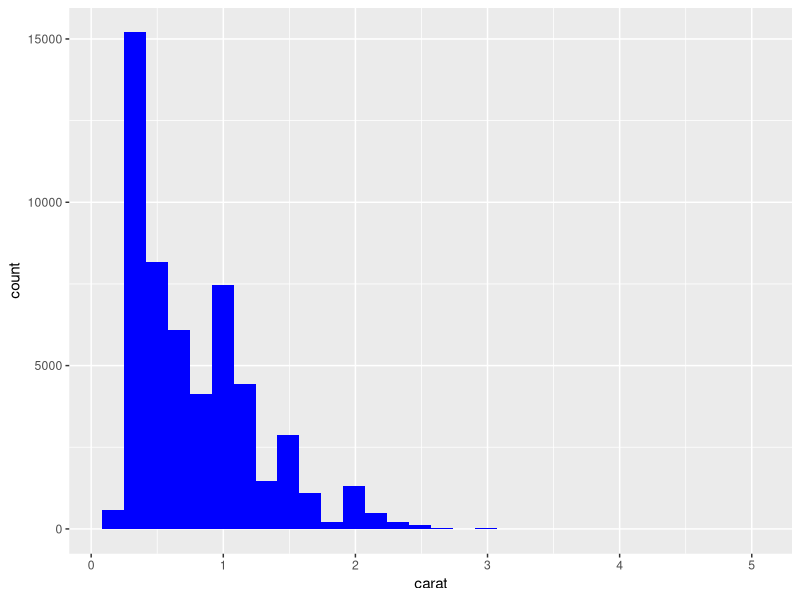
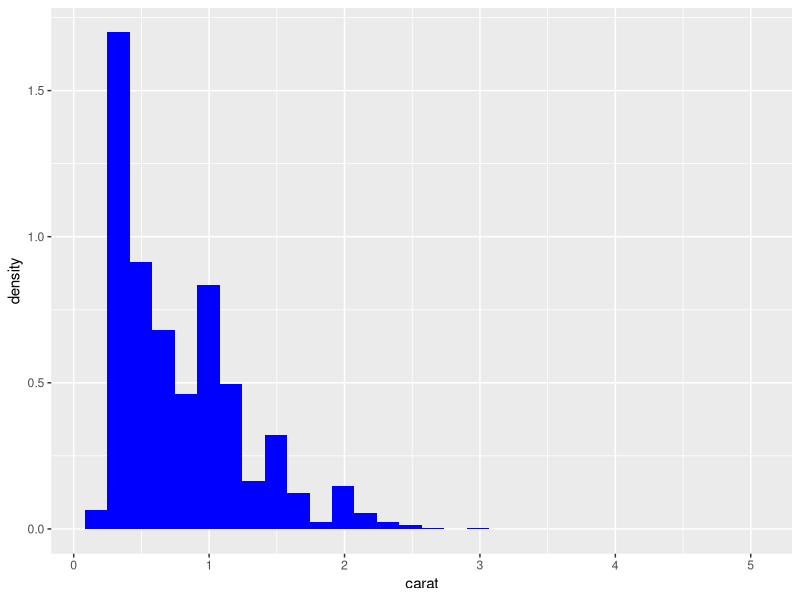
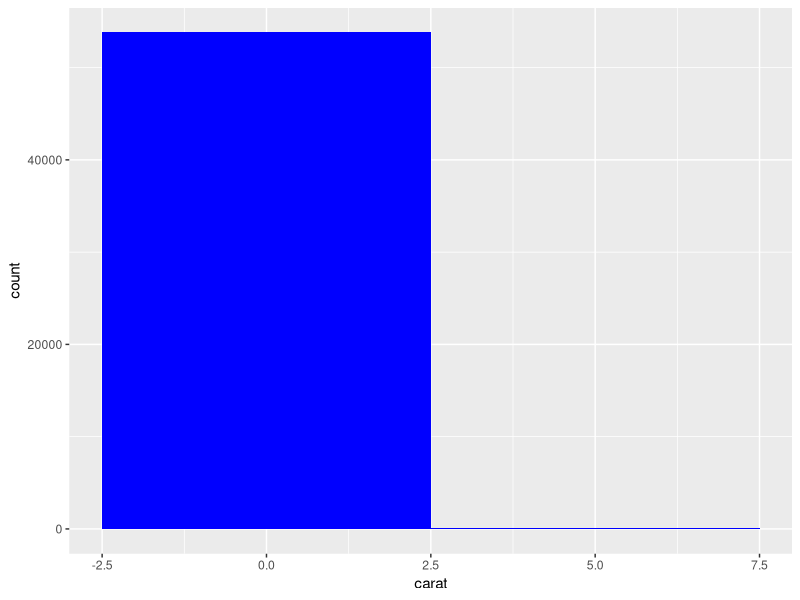
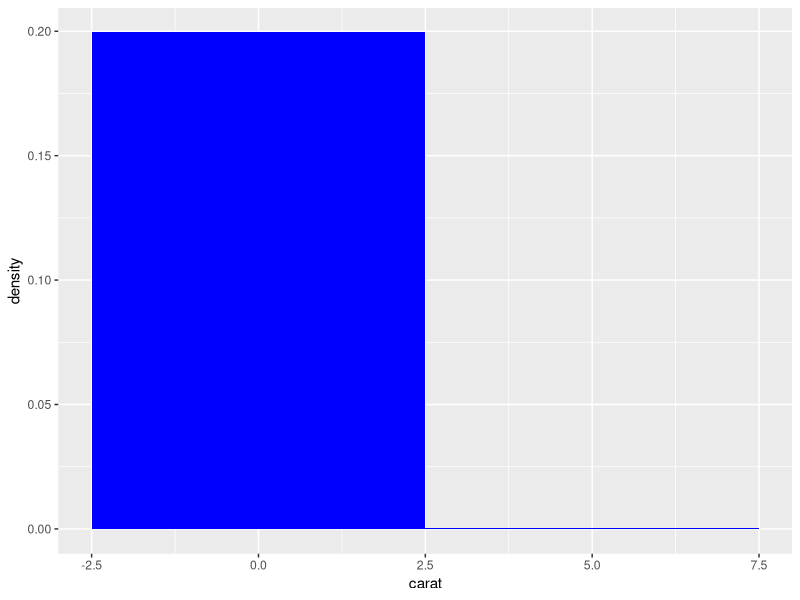
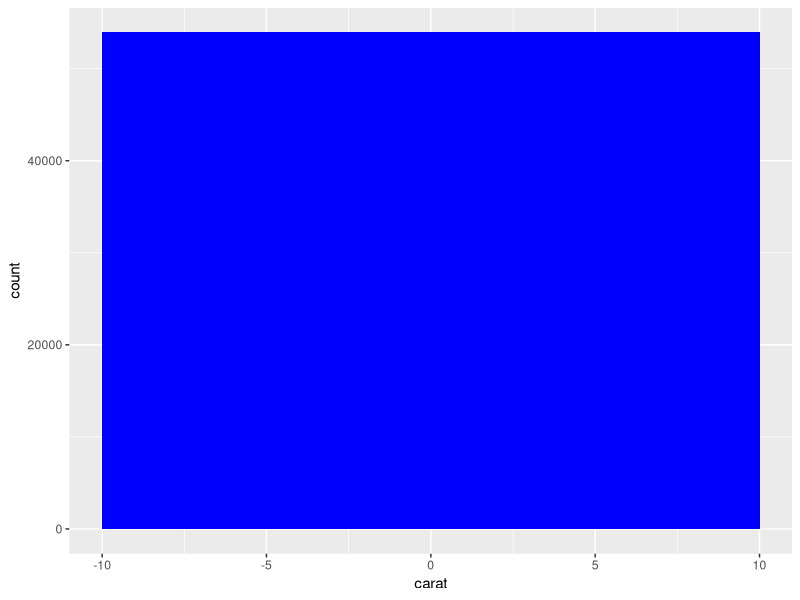
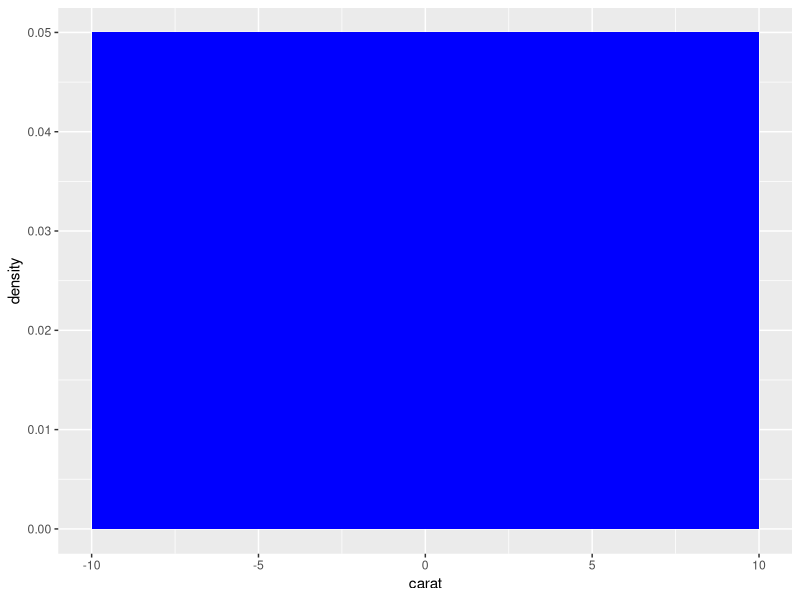
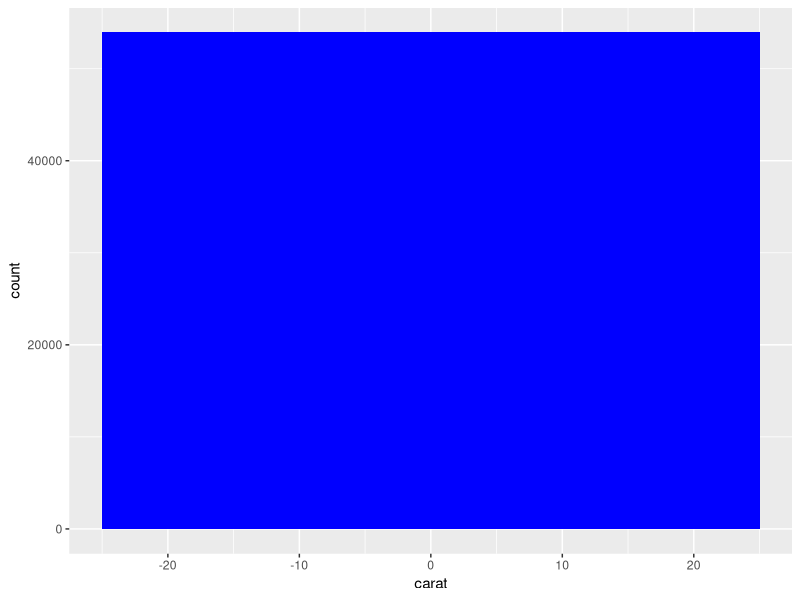
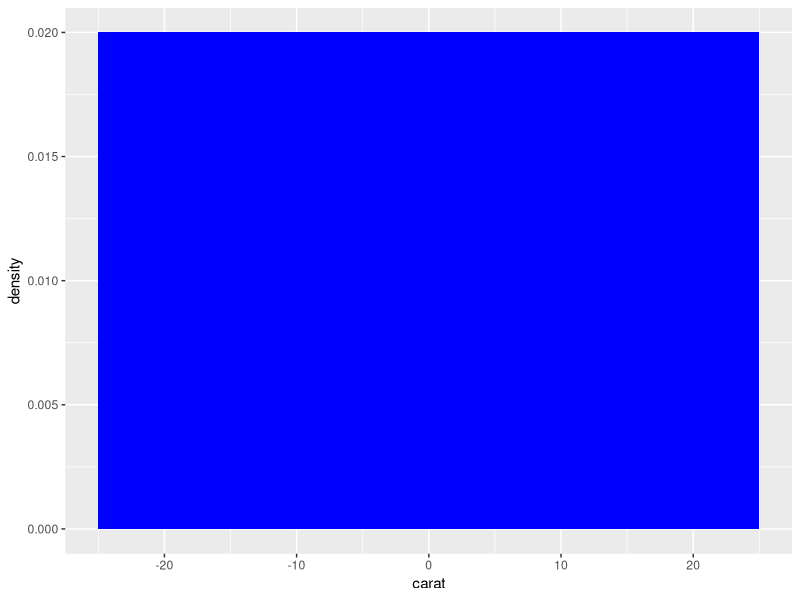

Write the R code that produced these figures, in order.
## ---- chunk 1
#Load required packages
require(ggplot2)
require(grid)
require(plyr)

#Load diamonds and mtcars dataframes
data(diamonds)
data(mtcars)

#Add logical column to diamonds dataframe
  #Here we generate a vector of random values between 0 and 1, generating a random value for each row in the user's dataframe
  randVec <- runif(nrow(diamonds),0.0,1.0)
  #We initialize logicVec as an empty vector
  logicVec <- c()
  #The variable pctTrue represents the percentage of TRUE entries in the new logical column of the user's dataframe; we use 0.4375 as per Professor G's posted interpretation of the logical column
  pctTrue <- 0.4375
  #We loop through each value in randVec so we may assign corresponding values to logicVec
  for(i in 1:length(randVec)){
    #If the value randVec[i] is less than pctTrue, we add a TRUE to logicVec; otherwise, we add a FALSE to logicVec
    if(randVec[i] <= pctTrue){
      logicVec[i] <- TRUE
    }
    else{
      logicVec[i] <- FALSE
    }
  }
  #We add logicVec to diamonds
  diamonds$logical <- logicVec
## ---- chunk 2
Explore <- function(dataFrame,binSizes,corrVal){
  ##############################################################################
  ### Question 1 ###
  ##############################################################################
  
  #We first isolate the numeric columns in the user's dataframe
  numFrame <- dataFrame[sapply(dataFrame,is.numeric)]
  #We initialize numPlots as an empty list
  numPlots <- list()
  #The index variable k is initialized to 1; k will correspond to the total number of plots in numPlots
  k <- 1
  #If there are numeric columns in the user's dataframe, we proceed as follows
  if(ncol(numFrame)>0){
  #We loop through each of the columns in numFrame so that we may plot each of the numeric columns in the user's dataframe
  for(i in 1:ncol(numFrame)){
    #We pull the title of the ith column, so we may avoid calling a function in our aes_string call below
    colName <- colnames(numFrame)[i]
    #We pull the mean of the ith column, so that we may avoid calling a function in our geom_vline call below
    colMean <- mean(numFrame[,i])
    #First, we create two histograms for each variable (one for count, another for density) with default bin sizes. These default plots are generated as the bin sizes input by the user may all be unreasonably small or large for some variables, depending on their range.
    #Plots are generated by calling ggplot along with geom_histogram (to plot the histogram) and geom_vline (to plot the vertical line at the variable's mean)
    numPlots[[k]] <- ggplot(numFrame,aes_string(colName)) +                                 geom_histogram(fill="blue") + geom_vline(xintercept=colMean,color="red")
    #After each plot, we increase k by 1 so that we may move on to the next plot
    k <- k+1
    numPlots[[k]] <- ggplot(numFrame,aes_string(colName)) +                               geom_histogram(aes(y=..density..),fill="blue") +                                      geom_vline(xintercept=colMean,color="red")
    k <- k+1
    #Now that the default plots for the current variable have been generated, we loop through each of the bin sizes input by the user
    for(j in 1:length(binSizes)){
      #binWidth stores the current bin size
      binWidth = binSizes[j]
      #Plots awre generated as above, now adding the binwidth specification
      numPlots[[k]] <- ggplot(numFrame,aes_string(colName)) +                                 geom_histogram(binwidth=binWidth,fill="blue") +                                       geom_vline(xintercept=colMean,color="red")
      k <- k+1
      numPlots[[k]] <- ggplot(numFrame,aes_string(colName)) +                               geom_histogram(aes(y=..density..),binwidth=binWidth,fill="blue") +                    geom_vline(xintercept=colMean,color="red")
      k <- k+1
    }
  }
  }
  
  ##############################################################################
  ### Question 2 ###
  ##############################################################################
  
  #We isolate the logical and factor columns in the user's dataframe
  logFrame <- dataFrame[sapply(dataFrame,is.logical)]
  facFrame <- dataFrame[sapply(dataFrame,is.factor)]
  #We now combine all of the logical and factor columns to get a dataframe containing all of the categorical variables in the user's dataframe
  catFrame <- data.frame(logFrame,facFrame)
  #We initialize catPlots as an empty list
  catPlots <- list()
  #If there are categorical columns in the user's dataframe, we proceed as follows
  if(ncol(catFrame)>0){
  #We loop through each of the columns in catFrame
  for(i in 1:ncol(catFrame)){
    #xLabel stores the name of the column to be plotted, so we may avoid calling a function inside our aes call below
    xLabel <- colnames(catFrame)[i]
    #We call ggplot and geom_bar to produce a bar plot for each column in catFrame
    #Each plot is then added to catPlots so that all plots may be returned
    catPlots[[i]] <- ggplot(catFrame,aes_string(xLabel))+geom_bar(fill="grey")
  }
  }
  
  ##############################################################################
  ### Question 3 ###
  ##############################################################################
  
  #The vector corrTitle, which will hold the titles of each pair of numeric columns, is initialized as an empty vector
  #Each value in this vector will be of the form 'col1-col2', where col1 and col2 are the titles of column 1 and column 2
  corrTitle <- c()
  #The vector corrValue, which will hold the Pearson correlation coefficient for each pair of numeric columns, is initialized as an empty vector
  corrValue <- c()
  #The index variable k is reset to 1; k now corresponds to the total number of non-repeating pairs of numeric columns in dataFrame
  k <- 1
  #We loop through each column in numFrame (as created above) so that we may take the correlation between that column and the next
  #If there are numeric columns in the user's dataframe, we proceed as follows
  if(ncol(numFrame)>0){
  for(i in 1:(ncol(numFrame)-1)){
    #We start our next loop at i+1, so that we do not repeat pairs of columns
    #Starting our loop at i+1 also avoids taking unneccessary correlations between a column and itself, i.e. we do not take the correlation between carat and carat, as that is obviously 1
    for(j in (i+1):(ncol(numFrame))){
      #We take the title of the current pair of columns
      corrTitle[k] <- paste(colnames(numFrame)[i],"-",colnames(numFrame)[j],sep="")
      #We take the correlation of the current pair of columns
      corrValue[k] <- cor(numFrame[,i],numFrame[,j],method="pearson")
      #We increase k by 1, as we now consider the next pair
      k <- k+1
    }
  }
  }
  #We initialize corrFrame as an empty dataframe with one row for each pair of columns taken above
  corrFrame <- data.frame(matrix(ncol=0,nrow=k-1))
  #We insert two new columns to corrFrame, one for the title of each pair of columns, another for the r-square for each pair of columns
  corrFrame["Columns"] <- corrTitle
  corrFrame["R-Square"] <- corrValue^2
  #Please note that this table will be returned on its own, but only later on when it is required for Question 4, so as not to be redundant
  
  ##############################################################################
  ### Question 4 ###
  ##############################################################################
  
  #We initialize summaryTables as an empty list
  summaryTables <- list()
  #The index variable k is reset to 1
  k <- 1
  #If there are categorical columns in the user's dataframe, we proceed as follows
  if(ncol(catFrame)>0){
  #We loop through each of the columns in catFrame (as created above)
  for(i in 1:ncol(catFrame)){
    #varName stores the name of the column for which we are taking the next frequency table, so we may avoid calling a function inside our count call below
    varName <- colnames(catFrame)[i]
    #We use the count function from the plyr package to construct frequency tables for each column in catFrame
    #The count function returns the frequency tables as dataframes, each of which is stored in summaryTables so that all tables may be returned 
    summaryTables[[k]] <- count(catFrame,varName)
    #We increase k by 1, as we now consider the next categorical variable
    k <- k+1
  }
  }
  
  #If there are numeric columns in the user's dataframe, we proceed as follows
  if(ncol(numFrame)>0){
  #We call the summary function to generate statistical summaries for each column in numFrame. All tables are added at once.
  summaryTables[[k]] <- summary(numFrame)
  #We increase k by 1, as we now consider the next object to be added to summaryTables
  k <- k+1
  }
  
  #We add corrFrame (as created above) to summaryTables
  summaryTables[[k]] <- corrFrame
  #We increase k by 1, as we now consider the next object to be added to summaryTables
  k <- k+1
  
  #The vector corrTitle, which will hold the titles of each pair of numeric columns, is initialized as an empty vector
  #Each value in this vector will be of the form 'col1-col2', where col1 and col2 are the titles of column 1 and column 2
  corrTitle <- c()
  #The vector corrValue, which will hold the Pearson correlation coefficient for each pair of numeric columns, is initialized as an empty vector
  corrValue <- c()
  #The index variable n is initialized to 1; n corresponds to the total number of non-repeating pairs of numeric columns in dataFrame
  n <- 1
  #The index variable m is initialized to 1; m corresponds to the total number of non-repeating pairs of numeric columns in dataFrame with a correlation greater in absolute value than our threshold
  m <- 1
  #If there are numeric columns in the user's dataframe, we proceed as follows
  if(ncol(numFrame)>0){
  #We loop through each column in numFrame (as created above) so that we may take the correlation between that column and the next
  for(i in 1:(ncol(numFrame)-1)){
    #We start our next loop at i+1, so that we do not repeat pairs of columns
    #Starting our loop at i+1 also avoids taking unneccessary correlations between a column and itself, i.e. we do not take the correlation between carat and carat, as that is obviously 1
    for(j in (i+1):(ncol(numFrame))){
      #We only perform the following steps for pairs of columns with a correlation coefficient that is greater in absolute value than our threshold
      if(abs(cor(numFrame[,i],numFrame[,j],method="pearson"))>corrVal){
        #We take the title of the current pair of columns
        corrTitle[m] <- paste(colnames(numFrame)[i],"-",colnames(numFrame)[j],sep="")
        #We take the correlation of the current pair of columns
        corrValue[m] <- cor(numFrame[,i],numFrame[,j],method="pearson")
        #We increase m by 1, as we now consider the next pair of variables with a high correlation
        m <- m+1
      }
      #We increase n by 1, as we now consider the next pair
      n <- n+1
    }
  }
  }
  #We reset corrFrame to an empty dataframe with one row for each pair of columns taken above with a correlation coefficient greater in absolute value than our threshold
  corrFrame <- data.frame(matrix(ncol=0,nrow=m-1))
  #We insert two new columns to our return dataframe, one for the title of each pair of columns, another for the correlation of each pair of columns
  corrFrame["Columns"] <- corrTitle
  corrFrame["Correlation"] <- corrValue
  #The new corrFrame is added to summaryTables
  summaryTables[[k]] <- corrFrame
  
#returnList stores all of the objects created by the function; the histograms requested in Question 1 are stored in numPlots, the bar graphs requested in Question 2 are stored in catPlots, and all of the tables requested by Questions 3 and 4 are stored in summaryTables
returnList <- list(numPlots,catPlots,summaryTables)
return(returnList)
}

#Tests the function
Explore(diamonds,c(5,20,50),0.25)
Explore(mtcars,c(5,20,50),0.25)
